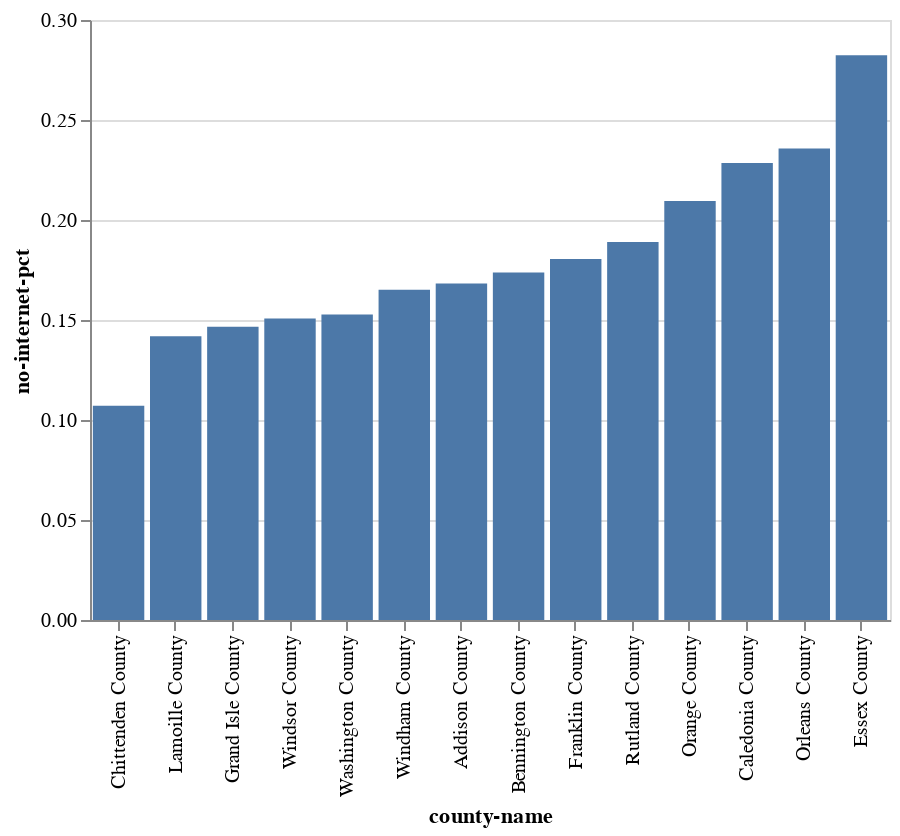

Here is the notebook cell this chart was saved with:
### Markdown cell above
What if we wanted to sort this chart to see which county is at the top and which one's at the bottom?

We can do that by creating an axis object, like we did to specify a normalized axis a few charts ago, and passing in the "sort" option. In this case, the `x` axis sorts by `x` axis values — alphabetically - by default. We want to sort by `y` axis values.

### Code cell
alt.Chart(rural_internet).mark_bar().encode(
    x=alt.X("county-name", sort="y"),
    y="no-internet-pct"
).properties(
    width=400
)

### Figure 1 — Vega-Lite specification as saved in the notebook (floating-point values rounded to 4 significant figures)
{"config": {"view": {"continuousWidth": 400, "continuousHeight": 300}}, "data": {"name": "data-39ba347e0996aeb75731796f8b7099c3"}, "mark": "bar", "encoding": {"x": {"type": "nominal", "field": "county-name", "sort": "y"}, "y": {"type": "quantitative", "field": "no-internet-pct"}}, "width": 400, "$schema": "https://vega.github.io/schema/vega-lite/v4.0.2.json", "datasets": {"data-39ba347e0996aeb75731796f8b7099c3": [{"county-name": "Addison County", "no-internet-pct": 0.1682, "rural-pct": 0.784}, {"county-name": "Bennington County", "no-internet-pct": 0.1738, "rural-pct": 0.645}, {"county-name": "Caledonia County", "no-internet-pct": 0.2285, "rural-pct": 0.744}, {"county-name": "Chittenden County", "no-internet-pct": 0.1071, "rural-pct": 0.26}, {"county-name": "Essex County", "no-internet-pct": 0.2824, "rural-pct": 1.0}, {"county-name": "Franklin County", "no-internet-pct": 0.1805, "rural-pct": 0.717}, {"county-name": "Grand Isle County", "no-internet-pct": 0.1467, "rural-pct": 1.0}, {"county-name": "Lamoille County", "no-internet-pct": 0.1418, "rural-pct": 1.0}, {"county-name": "Orange County", "no-internet-pct": 0.2095, "rural-pct": 0.972}, {"county-name": "Orleans County", "no-internet-pct": 0.2358, "rural-pct": 0.853}, {"county-name": "Rutland County", "no-internet-pct": 0.189, "rural-pct": 0.61}, {"county-name": "Washington County", "no-internet-pct": 0.1528, "rural-pct": 0.528}, {"county-name": "Windham County", "no-internet-pct": 0.1652, "rural-pct": 0.682}, {"county-name": "Windsor County", "no-internet-pct": 0.1508, "rural-pct": 0.756}]}}
